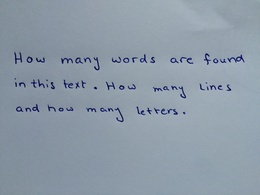
%> input picture Case.2.2.JPG, 260 x 195 px, shrunk from 3264 x 2448 before the run
$ octave run.m   (GNU Octave 9; MATLAB toolbox functions it lacks are replaced by stand-ins)
%> lines starting %> are read from the running program, lines starting %| are printed output that depends on the picture; in (x1, y1, x2, y2) boxes, pixels count from 0 and x2, y2 are one past the last pixel; in counts of white or black regions, pixels touching at a corner belong together; the program's own positions count from 1
%> further down, I is the input picture: size 195x260x3 uint8; mean R, G, B 141.5, 154.7, 167.7
### preprocessing.m
    function [ out ] = preprocessing( I )
%% Show image
Original = I;
% figure(1),imshow(I) ,title('INPUT IMAGE WITH NOISE')
r = I(:,:,1);
g = I(:,:,2);
b = I(:,:,3);

%% red color
[H W L] = size(I);
%> H = 195; W = 260; L = 3
t = 105;
for i = 1:H
    for j = 1:W
       if ((r(i,j) >t)  && (g(i,j)> t) && (b(i,j) >t)  )
           r(i,j) =255;
           g(i,j) = 255;
       b(i,j) = 255;
       else
            r(i,j) =0;
           g(i,j) = 0;
           b(i,j) = 0;
       end
    end
end
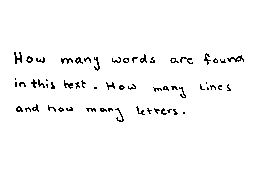
%> b: size 195x260 uint8; 97.6% white; black in thin lines or dots, all inside (x1, y1, x2, y2) = (14, 52, 244, 122)
I(:,:,1) = r;
I(:,:,2) = g;
I(:,:,3) = b;


% figure(2),imshow(I) ,title('black and white photo')
%% Convert to gray scale
I= imsharpen(I,'Radius',11,'Amount',5);
if size(I,3) == 3 % RGB image
  I=rgb2gray(I);
end
[H W] = size(I);
if H< 400 || W< 800
 I = imresize(I,[400 1000]);
%> I: size 400x1000 uint8
end
%% apply Gaussien
   I = imgaussfilt(I,1);
 I = imadjust(I);
[H W] = size(I);
%> H = 400; W = 1000
%% Convert to binary image
threshold = graythresh(I);
%> threshold = 0.592
I = imbinarize(I,threshold);
%> I: size 400x1000 logical; 97% white; 60 black regions, largest, box (x1, y1, x2, y2) and area: (873, 112, 939, 128) 502, (53, 106, 85, 132) 466, (692, 116, 743, 132) 388

%% Check whether the background is white or black
numWhitePixels = sum(sum(I));
%> numWhitePixels = 387907
numBlackPixels = (H * W) - numWhitePixels;
%> numBlackPixels = 12093

if numWhitePixels > numBlackPixels
    I = ~I;
end

%% Remove all object containing fewer than 30 pixels
I = bwareaopen(I, 30);
I = imclearborder(I);
TextImage = Original;
%% Dilate Image
se = strel('disk',floor(W*.05));
%> se = {Dimensionality 2}
I = imdilate(I,se);
%> I: size 400x1000 logical; 48.3% white; 1 white region, box (x1, y1, x2, y2) and area: (4, 57, 988, 300) 193271

%% Closing
se = strel('disk',floor(W*.03));
I = imclose(I,se);
%> I: size 400x1000 logical; 48.4% white; 1 white region, box (x1, y1, x2, y2) and area: (4, 57, 988, 300) 193772
%% erode image
% [5 lines of commented-out code are left out]
%% Show binary image
%  figure(3),imshow(I), title('dilation to detect biggest object')
%% Find the text and crop
% figure(4),imshow(I), title('Cropped Object')
[L, number_of_cc] = bwlabel(I);
%> L: size 400x1000 double; values 0 (black) and 1 (white), 48.4% white; 1 white region
%> number_of_cc = 1
Tstat = regionprops(L,'Centroid','Area','PixelIdxList');
%> Tstat = 1 region; Area and Centroid: 193772 [470.6 169.7]
TextObjects = regionprops(L, 'BoundingBox');
%> TextObjects = 1 region; box (x1, y1, x2, y2): (4, 57, 988, 300)
[maxValue,index] = max([Tstat.Area]);
%> maxValue = 193772; index = 1
%% crop
TextImage = TextObjects(index);
%> TextImage = 1 region; box (x1, y1, x2, y2): (4, 57, 988, 300)
TextImage = imcrop(Original,TextImage.BoundingBox);
out= TextImage;
end

### TextAnalysis.m
function [ numberOfLines numberOfWords numberOfChars ] = TextAnalysis(I)

%% Convert to gray scale
I= imsharpen(I,'Radius',10,'Amount',4);
%> I: size 138x256x3 uint8
r = I(:,:,1);
%> r: size 138x256 uint8
g = I(:,:,2);
%> g: size 138x256 uint8
b = I(:,:,3);
%> b: size 138x256 uint8

%% red color
[H W L] = size(I);
%> H = 138; W = 256
t = 60;
for i = 1:H
    for j = 1:W
       if ((r(i,j) >t)  && (g(i,j)> t) && (b(i,j) >t)  )
           r(i,j) =255;
           g(i,j) = 255;
       b(i,j) = 255;
       else
            r(i,j) =0;
           g(i,j) = 0;
           b(i,j) = 0;
       end
    end
end
%> b: size 138x256 uint8; 96.2% white; black in thin lines or dots, all inside (x1, y1, x2, y2) = (10, 0, 241, 65)
I(:,:,1) = r;
I(:,:,2) = g;
I(:,:,3) = b;

if size(I,3) == 3 % RGB image
  I=rgb2gray(I);
end
[Hi Wi] = size(I);
%> Hi = 138; Wi = 256
[H W] = size(I);
 if H< 1204 || W< 3264
 I = imresize(I,[1204 3264]);
%> I: size 1204x3264 uint8
end
%% apply Gaussien
   I = imgaussfilt(I,1);
 I = imadjust(I);
[H W] = size(I);
%> H = 1204; W = 3264
%% Convert to binary image
threshold = graythresh(I);
%> threshold = 0.576
I = imbinarize(I,threshold);
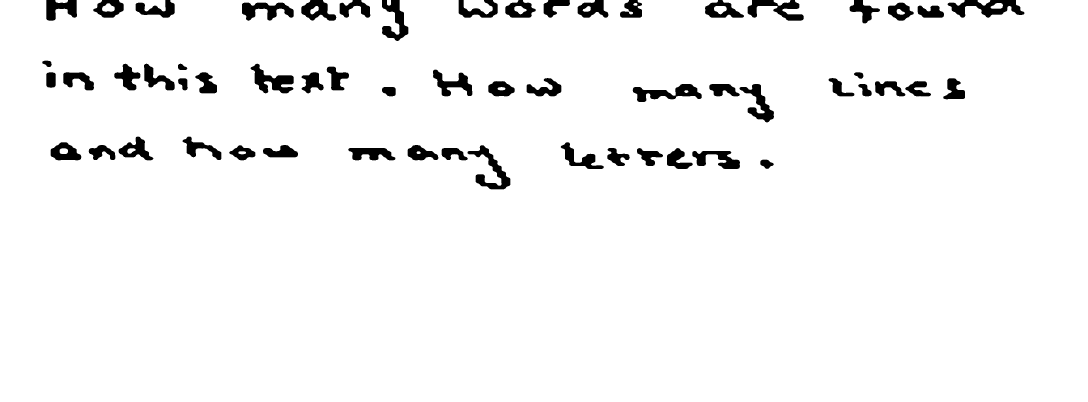
%> I: size 1204x3264 logical (shown at 1/3 size); 95.9% white; 58 black regions, largest, box (x1, y1, x2, y2) and area: (2843, 0, 3073, 53) 6185, (1402, 436, 1531, 568) 5327, (752, 191, 881, 280) 5300

%% Check whether the background is white or black
numWhitePixels = sum(sum(I));
%> numWhitePixels = 3767711
numBlackPixels = (H * W) - numWhitePixels;
%> numBlackPixels = 162145

if numWhitePixels > numBlackPixels
    I = ~I;
end
[H W L]=size(I);
%> L = 1
%% Remove all object containing fewer than 30 pixels
I = bwareaopen(I, 400);
I = imclearborder(I);
%> I: size 1204x3264 logical; 2.8% white; 40 white regions, largest, box (x1, y1, x2, y2) and area: (1402, 436, 1531, 568) 5327, (752, 191, 881, 280) 5300, (1898, 252, 2105, 306) 5251

s = regionprops(I,'centroid');
%> s = 40 regions; first 5, Centroid: [153.5 240.3], [196.1 458.8], [235.2 240.5], [305.8 457.7], [384.3 232.6]
centroids = cat(1, s.Centroid);
%> centroids = 40 rows, first 12: [153.5 240.3; 196.1 458.8; 235.2 240.5; 305.8 457.7; 384.3 232.6; 408.5 450.3; 471.2 236.7; 551.2 251; 602.1 446; 621.1 252; 728.7 460; 797.3 30.76]


X = centroids(:,1);
%> X = 40 values, max 2863.9 at index 40, min 153.5 at index 1, mean 1432.8
Y = centroids(:,2);
%> Y = 40 values, max 512.6 at index 22, min 30.76 at index 12, mean 326.1

[sortedY, sortIndex] = sort(Y,'descend');
%> sortedY = 40 values, max 512.6 at index 1, min 30.76 at index 40, mean 326.1; sortIndex = 40 values, max 40 at index 20, min 1 at index 34, mean 20.5
sortedX = X(sortIndex);
%> sortedX = 40 values, max 2863.9 at index 20, min 153.5 at index 34, mean 1432.8

figure(3),imshow(I), title('Detected Line')


sz = 11;
MinP = [999999 99999];
MaxP = [0 0];
for i=1:sz
    if sortedX(i) < MinP(1)
        MinP(1) = sortedX(i);
        MinP(2) = sortedY(i);
    end
end
%> after the loop, MinP = [728.7 460]

for i=1:sz
    if sortedX(i) > MaxP(1)
        MaxP(1) = sortedX(i);
        MaxP(2) = sortedY(i);
    end
end
%> after the loop, MaxP = [2299.8 492]

hold on
plot(MinP(1),MinP(2), 'b*')
plot(MaxP(1),MaxP(2), 'b*')
plot([MinP(1) MaxP(1)],[MinP(2) MaxP(2)],'LineWidth',2,'Color','green');
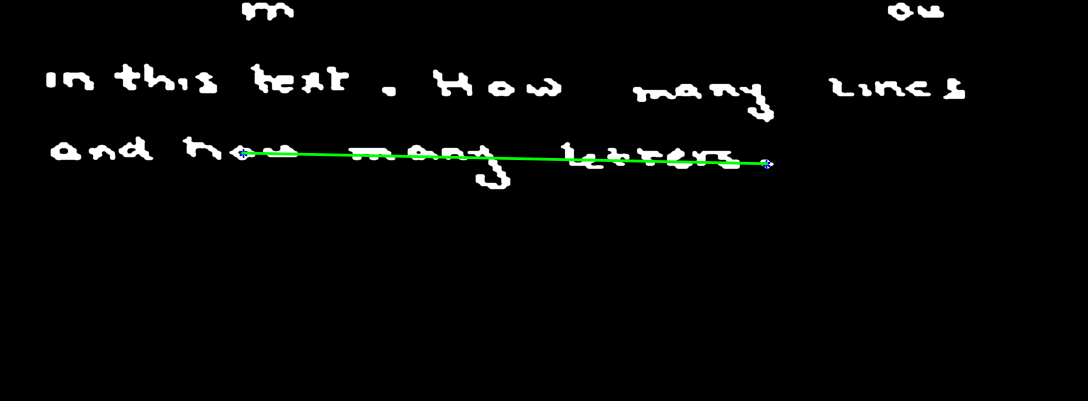
%> figure redrawn from the program's plot data; shown at 1/3 size; its title reads 'Detected Line'
hold off

X = [MinP(1) MaxP(1)];
%> X = [728.7 2299.8]
Y = [MinP(2) MaxP(2)];
%> Y = [460 492]

slope = diff(Y)./diff(X);
%> slope = 0.0204
angle = atan(slope) * 180/pi;
%> angle = 1.17

% [6 lines of commented-out code are left out]

%% number of lines final!!
% [5 lines of commented-out code are left out]

%% Lines Detection
I = imrotate(I,angle,'bilinear','loose');
%> I: size 1271x3288 logical; 2.6% white; 40 white regions, largest, box (x1, y1, x2, y2) and area: (1411, 473, 1542, 605) 5335, (756, 242, 886, 331) 5304, (1903, 277, 2111, 334) 5260
rotated = I;
figure(4), imshow(I), title('Rotated Image');

se = strel('line', 500, 180);
se2 = strel('line',20, 90);
I = imopen(I,se2);
%> I: size 1271x3288 logical; 1.8% white; 71 white regions, largest, box (x1, y1, x2, y2) and area: (1448, 473, 1541, 604) 3247, (2262, 272, 2327, 387) 2960, (821, 275, 885, 326) 2102
I = imdilate(I,se);
%> I: size 1271x3288 logical; 12.7% white; 4 white regions, box (x1, y1, x2, y2) and area: (0, 242, 3149, 387) 264221, (0, 459, 2568, 604) 201966, (477, 60, 1131, 114) 33735, (2415, 20, 3070, 70) 30718
I = imclose(I,se);
%> I: size 1271x3288 logical; 12.8% white; 4 white regions


I = bwareaopen(I, 100);
[L, number_of_cc] = bwlabel(I);
%> L: size 1271x3288 double; 5 distinct labels, from 0 to 4
%> number_of_cc = 4
 Lines = regionprops(L, 'BoundingBox');
%> Lines = 4 regions; box (x1, y1, x2, y2): (0, 242, 3149, 387), (0, 459, 2568, 604), (477, 60, 1131, 114), (2415, 20, 3070, 70)
figure(5),imshow(I), title('Detected Lines')
 hold on

for n = 1 : size(Lines, 1)
  rectangle('Position',Lines(n).BoundingBox,'EdgeColor','g','LineWidth',2);
end
%> this loop made 4 passes
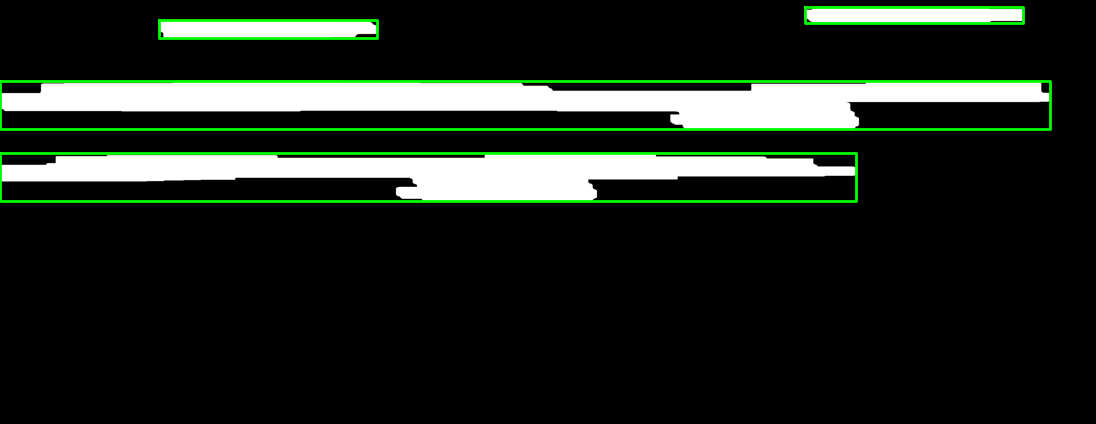
%> figure redrawn from the program's plot data; shown at 1/3 size; its title reads 'Detected Lines'
hold off
numberOfLines = size(Lines,1);
%> numberOfLines = 4

%% Chars Detection

% charstest(rotated);

[L, number_of_cc] = bwlabel(rotated);
%> L: size 1271x3288 double; 41 distinct labels, from 0 to 40
%> number_of_cc = 40
 Chars = regionprops(L, 'BoundingBox');
%> Chars = 40 regions; largest, box (x1, y1, x2, y2): (1411, 473, 1542, 605), (2223, 272, 2329, 387), (1903, 277, 2111, 334), (756, 242, 886, 331), (1691, 459, 1821, 538)
figure(6),imshow(rotated), title('Detected Chars')
 hold on

for n = 1 : size(Chars, 1)
  rectangle('Position',Chars(n).BoundingBox,'EdgeColor','g','LineWidth',2);
end
%> this loop made 40 passes
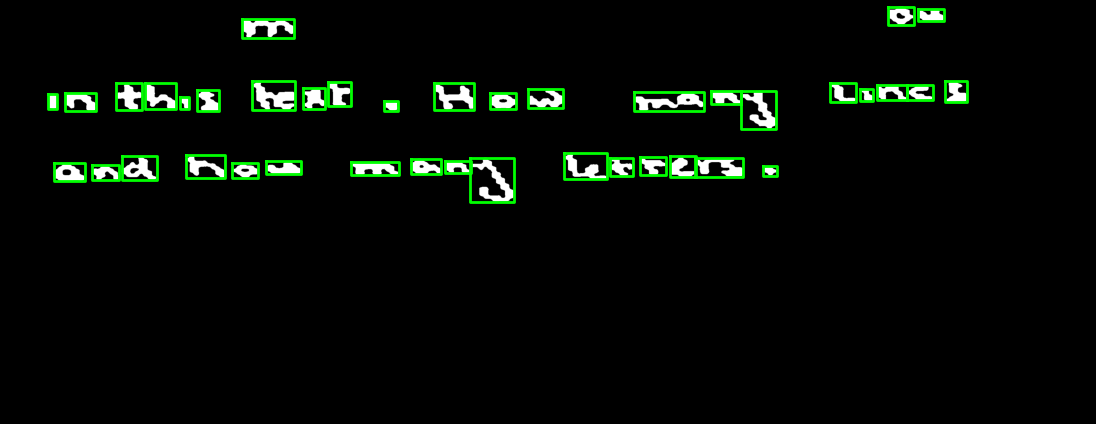
%> figure redrawn from the program's plot data; shown at 1/3 size; its title reads 'Detected Chars'
hold off
numberOfChars = size(Chars,1);
%> numberOfChars = 40

%% Words Detectionr
rotated = imresize(rotated,[Hi Wi]);
%> rotated: size 138x256 logical; 2.7% white in thin lines or dots, all inside (x1, y1, x2, y2) = (11, 2, 226, 66)
  se = strel('line',.022*W,180);
 words = imclose(rotated,se);
%> words: size 138x256 logical; 8% white; 4 white regions
[L, number_of_cc] = bwlabel(words);
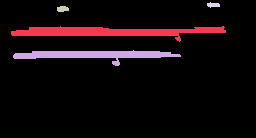
%> L: size 138x256 double; 5 distinct labels, from 0 to 4; one colour per label, 0 black
%> number_of_cc = 4
 Words = regionprops(L, 'BoundingBox');
%> Words = 4 regions; box (x1, y1, x2, y2): (11, 26, 226, 42), (13, 50, 181, 66), (57, 6, 69, 12), (207, 2, 220, 8)
figure(7),imshow(words), title('Detected Words')
 hold on

for n = 1 : size(Words, 1)
  rectangle('Position',Words(n).BoundingBox,'EdgeColor','g','LineWidth',2);
end
hold off
numberOfWords = size(Words,1);
%> numberOfWords = 4


%%


end

### run.m
close all
I = imread('Case.2.2.jpg');
%%  pre proccess the image
CleanedImage = preprocessing(I);
% figure(1),imshow(CleanedImage), title('Detected Text')
%% Analyse Text
[ numberOfLines numberOfWords numberOfChars ] = TextAnalysis(CleanedImage);
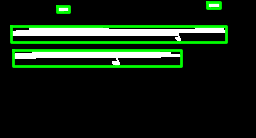
%> figure redrawn from the program's plot data; its title reads 'Detected Words'
%> numberOfLines = 4; numberOfWords = 4; numberOfChars = 40
